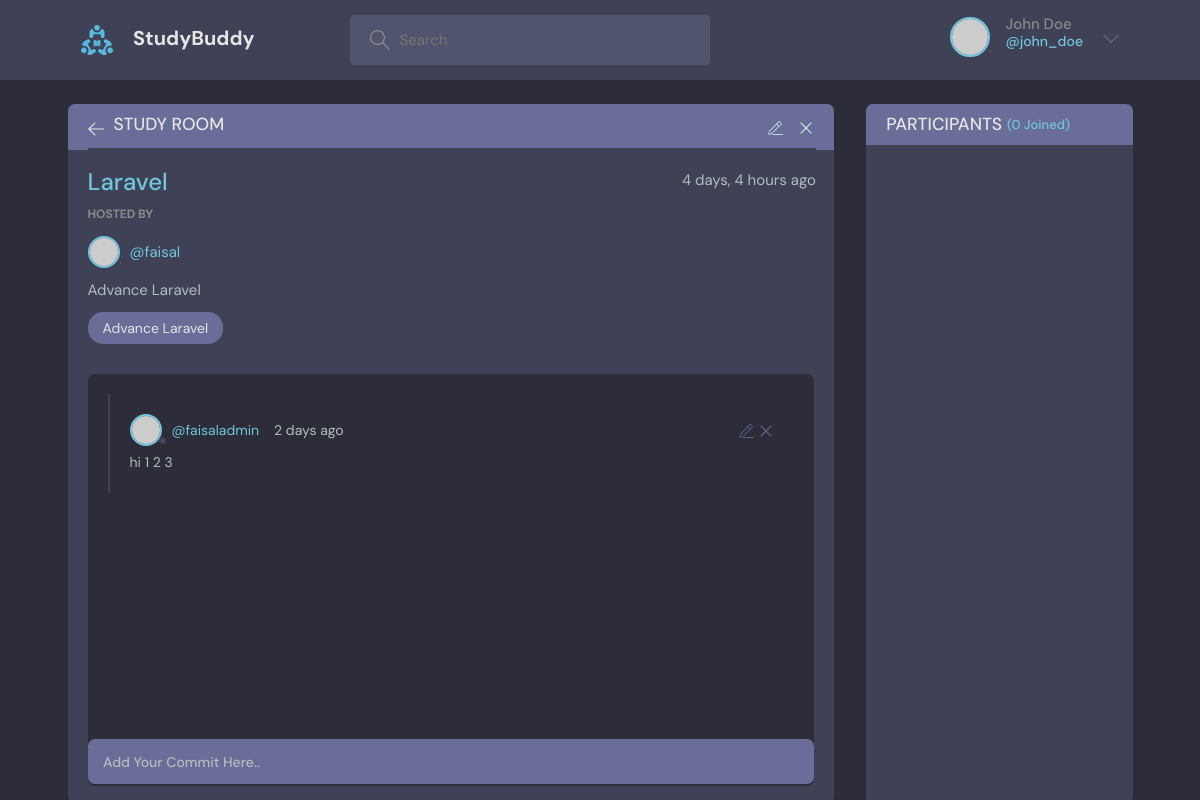
Screenshot of /room/8 (signed in) with the database file from the repository.
### base/models.py (models this page shows, shortened)
class Room(models.Model):
    host = models.ForeignKey(User, verbose_name=("host"), on_delete=models.SET_NULL, null=True)
    topic = models.ForeignKey(Topic, verbose_name=("topic"), on_delete=models.SET_NULL, null=True)
    name = models.CharField(("name"), max_length=50)
    participants = models.ManyToManyField(User, related_name='participants')
    desc =  models.TextField(("desc"), null=True, blank=True)
    created = models.DateTimeField(("created"), auto_now_add=True)
    updated = models.DateTimeField(("updated"), auto_now=True)
    class Meta:
        ordering = ['-updated', '-created']

class Topic(models.Model):
    name = models.CharField(("name"), max_length=100)
    created = models.DateTimeField(("created"), auto_now_add=True)
    updated = models.DateTimeField(("updated"), auto_now=True)
    def __str__(self):
        return self.name

class Messages(models.Model):
    user = models.ForeignKey(User, verbose_name=("user"), on_delete=models.CASCADE)
    room = models.ForeignKey(Room, verbose_name=("room"), on_delete=models.CASCADE)
    body =  models.TextField(("body"))
    created = models.DateTimeField(("created"), auto_now_add=True)
    updated = models.DateTimeField(("updated"), auto_now=True)

### base/views.py (the view, shortened to what this page needs)
# urls.py: path('room/<str:pk>', views.room, name='room'),
@login_required(login_url='login')
def room(request, pk):
    room = Room.objects.get(id=pk)
    room_messages = room.messages_set.all().order_by('-created')
    room_messages_count = room_messages.count()
    participants = room.participants.all()
    participants_count = participants.count()
    topics = Topic.objects.all()
    context = {'room': room, 'room_messages': room_messages, 'room_messages_count': room_messages_count,
               'participants': participants, 'participants_count': participants_count, 'topics': topics}
    return render(request, 'base/room.html', context)

### base/templates/base/room.html (shortened to what this page needs)
{% extends 'main.html' %} {% block title %} Room Page {% endblock title %} {% block content %}
<main class="profile-page layout layout--2">
  <div class="container">
    <div class="room">
      <div class="room__top">
        <div class="room__topLeft">
          <a href="index.html">
            <svg
              version="1.1"
              xmlns="http://www.w3.org/2000/svg"
              width="32"
              height="32"
              viewBox="0 0 32 32"
            >
              <title>arrow-left</title>
              <path
                d="M13.723 2.286l-13.723 13.714 13.719 13.714 1.616-1.611-10.96-10.96h27.625v-2.286h-27.625l10.965-10.965-1.616-1.607z"
              ></path>
            </svg>
          </a>
          <h3>Study Room</h3>
        </div>
        <div class="room__topRight">
          <a href="#">
          </a>
          <a href="#">
            <svg
              version="1.1"
              xmlns="http://www.w3.org/2000/svg"
              width="32"
              height="32"
              viewBox="0 0 32 32"
            >
              <title>remove</title>
              <path
                d="M27.314 6.019l-1.333-1.333-9.98 9.981-9.981-9.981-1.333 1.333 9.981 9.981-9.981 9.98 1.333 1.333 9.981-9.98 9.98 9.98 1.333-1.333-9.98-9.98 9.98-9.981z"
              ></path>
            </svg>
          </a>
        </div>
      </div>
      <div class="room__box scroll">
        <div class="room__header scroll">
          <div class="room__info">
            <h3>{{ room.topic }}</h3>
            <span>{{ room.created | timesince }} ago</span>
          </div>
          <div class="room__hosted">
            <p>Hosted By</p>
            <a href="#" class="room__author">
              <div class="avatar avatar--small">
                <img src="https://randomuser.me/api/portraits/men/37.jpg" />
              </div>
              <span>@{{ room.host }}</span>
            </a>
          </div>
          <div class="room__details">
            {{ room.desc }}
          </div>
          <span class="room__topics">{{ room.name }}</span>
        </div>
        <div class="room__conversation">
          <div class="threads scroll">
            {% for message in room_messages %} {% if request.user == message.user %}
            <div class="thread">
              <div class="thread__top">
                <div class="thread__author">
                  <a href="#" class="thread__authorInfo">
                    <div class="avatar avatar--small">
                      <img
                        src="https://randomuser.me/api/portraits/men/37.jpg"
                      />
                    </div>
                    <span>@{{ message.user }}</span>
                  </a>
                  <span class="thread__date"
                    >{{ message.created | timesince }} ago</span
                  >
                </div>
                <div class="thread__delete">
                  <a
                    href="{% url 'update-message' message.id %}">
                  </a>
                  <a href="{% url 'delete-message' message.id %}">
                    <svg
                      version="1.1"
                      xmlns="http://www.w3.org/2000/svg"
                      width="32"
                      height="32"
                      viewBox="0 0 32 32"
                    >
                      <title>remove</title>
                      <path
                        d="M27.314 6.019l-1.333-1.333-9.98 9.981-9.981-9.981-1.333 1.333 9.981 9.981-9.981 9.98 1.333 1.333 9.981-9.98 9.98 9.98 1.333-1.333-9.98-9.98 9.98-9.981z"
                      ></path>
                    </svg>
                  </a>
                </div>
              </div>
              <div class="thread__details">{{ message.body }}</div>
            </div>
            {% endif %} {% endfor %}
          </div>
        </div>
      </div>
      <div class="room__message">
        <form action="" method="post">
          <input
            type="text"
            name="body"
            placeholder=" Add Your Commit Here.. "
          />
        </form>
      </div>
    </div>
    <div class="participants">
      <h3 class="participants__top">
        Participants <span>({{ participants_count }} Joined)</span>
      </h3>
      <div class="participants__list scroll">
      </div>
    </div>
  </div>
</main>
{% endblock content %}

### rows the page displays
Room: topic "Laravel", created "4 days, 4 hours", host "faisal", desc "Advance Laravel", name "Advance Laravel"
Messages: user "faisaladmin", created "2 days", body "hi 1 2 3"

### other values shown
{{ participants_count }} "0"
